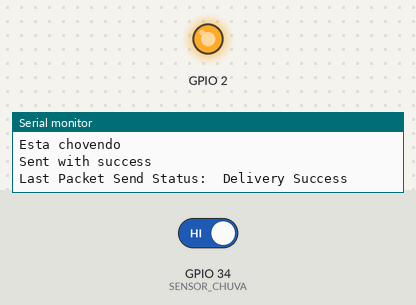
A program run on a simulated ESP32. On the bench: output pins drawn as LEDs (lit = HIGH), the last lines printed to the serial monitor. The test bench sets the inputs (shaded band); at power-on: GPIO 34 (SENSOR_CHUVA) HIGH.

Above: at 1.2 s.
1.3 s: GPIO 34 (SENSOR_CHUVA) driven LOW
At 15.3 s:
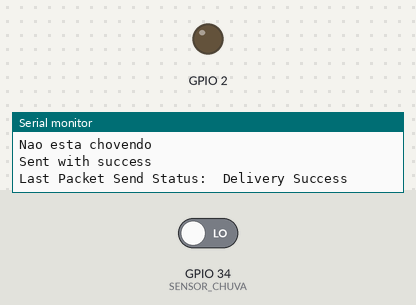
Timing chart, 0 to 16.8 s (numbered marks = the images above; inputs shaded):
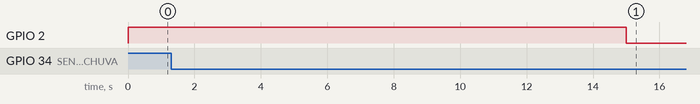

Measured:
- after the input at 1.3 s, GPIO 2: HIGH → LOW after 13.7 s

The program:

main.cpp
```cpp
#include <Arduino.h>
#include <esp_now.h>
#include <WiFi.h>

// DEfine pino de entrada do sensor de chuva
#define SENSOR_CHUVA                    34
#define ID_MODULO                       261204
#define NOME_MODULO                     "Sensor_Chuva"
#define INTERVAL_ENVIO                  15000            // Em milisegundos


typedef struct etanol_espnow_send_t {
  int id;         //
  char modulo[32];     // Nome do modulo
  double leitura;
  int alarme;
  char espnow_buf[50];

} etanol_espnow_send_t;

uint8_t broadcastAddress[] = {0xFF, 0xFF, 0xFF, 0xFF, 0xFF, 0xFF};

// Create a struct_message called myData
etanol_espnow_send_t data;

esp_now_peer_info_t peerInfo;


void OnDataSent(const uint8_t *mac_addr, esp_now_send_status_t status) {
  Serial.print("\r\nLast Packet Send Status:\t");
  Serial.println(status == ESP_NOW_SEND_SUCCESS ? "Delivery Success" : "Delivery Fail");
}

void envia_espnow()
{
  // Send message via ESP-NOW
  esp_err_t result = esp_now_send(broadcastAddress, (uint8_t *) &data.espnow_buf, sizeof(data.espnow_buf));

  if (result == ESP_OK) {
    Serial.println("Sent with success");
  }
  else {
    Serial.println("Error sending the data");
  }
  // delay(INTERVAL_ENVIO);
  vTaskDelay(INTERVAL_ENVIO/portTICK_PERIOD_MS);

}


void setup() {
  Serial.begin(115200);

  pinMode(SENSOR_CHUVA, INPUT_PULLUP);
  pinMode(2, OUTPUT);
  digitalWrite(2,LOW);


    // Set device as a Wi-Fi Station
  WiFi.mode(WIFI_STA);

  // Init ESP-NOW
  if (esp_now_init() != ESP_OK) {
    Serial.println("Error initializing ESP-NOW");
    return;
  }

  // Once ESPNow is successfully Init, we will register for Send CB to
  // get the status of Trasnmitted packet
  esp_now_register_send_cb(OnDataSent);

  // Register peer
  memcpy(peerInfo.peer_addr, broadcastAddress, 6);
  peerInfo.channel = 0;
  peerInfo.encrypt = false;

  // Add peer
  if (esp_now_add_peer(&peerInfo) != ESP_OK){
    Serial.println("Failed to add peer");
    return;
  }

  strcpy(data.modulo, NOME_MODULO);
  data.id = 123876;

}

void loop() {

  // 0 - Nao esta chovendo
  // 1 - Está chovendo
  if(!digitalRead(SENSOR_CHUVA))
  {
    snprintf(data.espnow_buf , sizeof(data.espnow_buf), "%s|%d|0",data.modulo,data.id);

    Serial.println("Nao esta chovendo");

    digitalWrite(2,LOW);

    envia_espnow();
  }
  else{
    snprintf(data.espnow_buf , sizeof(data.espnow_buf), "%s|%d|1",data.modulo,data.id);

    Serial.println("Esta chovendo");

    digitalWrite(2,HIGH);

    envia_espnow();
  }

}
```
